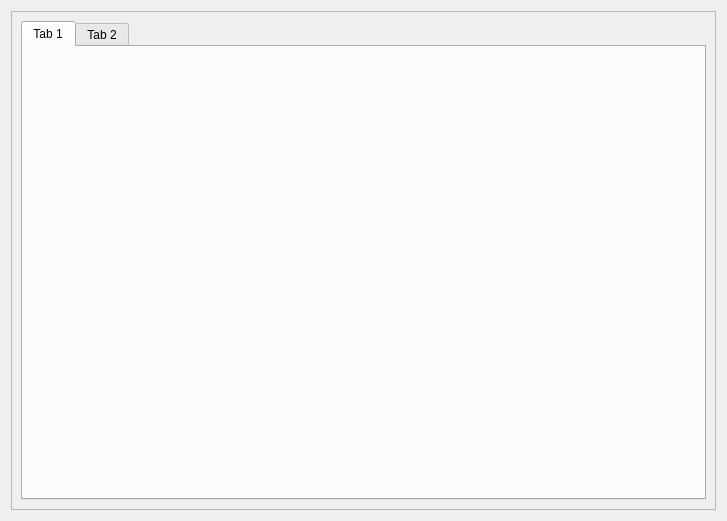
<?xml version="1.0" encoding="UTF-8"?>
<ui version="4.0">
 <class>EditorWidget</class>
 <widget class="QWidget" name="EditorWidget">
  <property name="geometry">
   <rect>
    <x>0</x>
    <y>0</y>
    <width>727</width>
    <height>521</height>
   </rect>
  </property>
  <property name="windowTitle">
   <string>Редактор</string>
  </property>
  <layout class="QHBoxLayout" name="horizontalLayout">
   <item>
    <widget class="QFrame" name="frame">
     <property name="frameShape">
      <enum>QFrame::StyledPanel</enum>
     </property>
     <property name="frameShadow">
      <enum>QFrame::Raised</enum>
     </property>
     <layout class="QHBoxLayout" name="horizontalLayout_2">
      <item>
       <widget class="QTabWidget" name="tabWidget">
        <property name="currentIndex">
         <number>0</number>
        </property>
        <widget class="QWidget" name="tab">
         <attribute name="title">
          <string>Tab 1</string>
         </attribute>
        </widget>
        <widget class="QWidget" name="tab_2">
         <attribute name="title">
          <string>Tab 2</string>
         </attribute>
        </widget>
       </widget>
      </item>
     </layout>
    </widget>
   </item>
  </layout>
 </widget>
 <resources/>
 <connections/>
</ui>
